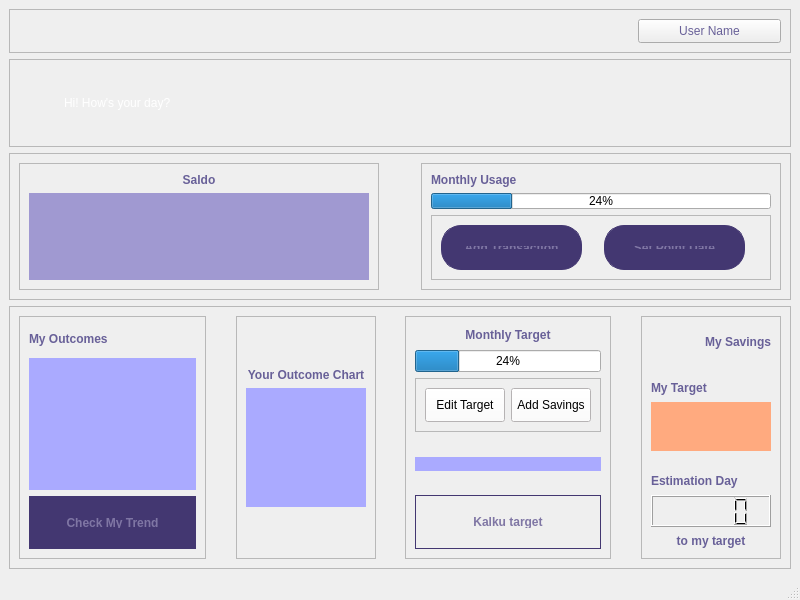
<?xml version="1.0" encoding="UTF-8"?>
<ui version="4.0">
 <class>MainWindow</class>
 <widget class="QMainWindow" name="MainWindow">
  <property name="geometry">
   <rect>
    <x>0</x>
    <y>0</y>
    <width>800</width>
    <height>600</height>
   </rect>
  </property>
  <property name="windowTitle">
   <string>MainWindow</string>
  </property>
  <property name="layoutDirection">
   <enum>Qt::LeftToRight</enum>
  </property>
  <widget class="QWidget" name="centralwidget">
   <layout class="QVBoxLayout" name="verticalLayout_7" stretch="1,2,3,6">
    <item>
     <widget class="QFrame" name="frame_8">
      <property name="frameShape">
       <enum>QFrame::StyledPanel</enum>
      </property>
      <property name="frameShadow">
       <enum>QFrame::Raised</enum>
      </property>
      <layout class="QHBoxLayout" name="horizontalLayout_5" stretch="13,3">
       <item>
        <spacer name="horizontalSpacer_7">
         <property name="orientation">
          <enum>Qt::Horizontal</enum>
         </property>
         <property name="sizeHint" stdset="0">
          <size>
           <width>40</width>
           <height>20</height>
          </size>
         </property>
        </spacer>
       </item>
       <item>
        <widget class="QPushButton" name="usernamecik">
         <property name="sizePolicy">
          <sizepolicy hsizetype="Expanding" vsizetype="Expanding">
           <horstretch>0</horstretch>
           <verstretch>0</verstretch>
          </sizepolicy>
         </property>
         <property name="cursor">
          <cursorShape>PointingHandCursor</cursorShape>
         </property>
         <property name="layoutDirection">
          <enum>Qt::RightToLeft</enum>
         </property>
         <property name="styleSheet">
          <string notr="true">font: 10pt &quot;MS Shell Dlg 2&quot;;
color: rgb(104,96,152);</string>
         </property>
         <property name="text">
          <string>User Name</string>
         </property>
        </widget>
       </item>
      </layout>
     </widget>
    </item>
    <item>
     <widget class="QFrame" name="frame">
      <property name="sizePolicy">
       <sizepolicy hsizetype="Expanding" vsizetype="Expanding">
        <horstretch>0</horstretch>
        <verstretch>0</verstretch>
       </sizepolicy>
      </property>
      <property name="frameShape">
       <enum>QFrame::StyledPanel</enum>
      </property>
      <property name="frameShadow">
       <enum>QFrame::Raised</enum>
      </property>
      <layout class="QHBoxLayout" name="horizontalLayout" stretch="1,5,11">
       <item>
        <spacer name="horizontalSpacer_8">
         <property name="orientation">
          <enum>Qt::Horizontal</enum>
         </property>
         <property name="sizeHint" stdset="0">
          <size>
           <width>40</width>
           <height>20</height>
          </size>
         </property>
        </spacer>
       </item>
       <item>
        <widget class="QLabel" name="label">
         <property name="sizePolicy">
          <sizepolicy hsizetype="Expanding" vsizetype="Expanding">
           <horstretch>0</horstretch>
           <verstretch>0</verstretch>
          </sizepolicy>
         </property>
         <property name="styleSheet">
          <string notr="true">font: 16pt &quot;MS Shell Dlg 2&quot;;
color: white;</string>
         </property>
         <property name="text">
          <string>Hi&lt;user&gt;! How's your day?</string>
         </property>
        </widget>
       </item>
       <item>
        <spacer name="horizontalSpacer">
         <property name="orientation">
          <enum>Qt::Horizontal</enum>
         </property>
         <property name="sizeHint" stdset="0">
          <size>
           <width>500</width>
           <height>20</height>
          </size>
         </property>
        </spacer>
       </item>
      </layout>
     </widget>
    </item>
    <item>
     <widget class="QFrame" name="frame_2">
      <property name="sizePolicy">
       <sizepolicy hsizetype="Expanding" vsizetype="Expanding">
        <horstretch>0</horstretch>
        <verstretch>0</verstretch>
       </sizepolicy>
      </property>
      <property name="frameShape">
       <enum>QFrame::StyledPanel</enum>
      </property>
      <property name="frameShadow">
       <enum>QFrame::Raised</enum>
      </property>
      <layout class="QHBoxLayout" name="horizontalLayout_3" stretch="10,1,10">
       <item>
        <widget class="QFrame" name="Saldo">
         <property name="sizePolicy">
          <sizepolicy hsizetype="Expanding" vsizetype="Expanding">
           <horstretch>0</horstretch>
           <verstretch>0</verstretch>
          </sizepolicy>
         </property>
         <property name="frameShape">
          <enum>QFrame::StyledPanel</enum>
         </property>
         <property name="frameShadow">
          <enum>QFrame::Raised</enum>
         </property>
         <layout class="QVBoxLayout" name="verticalLayout" stretch="1,6">
          <item>
           <widget class="QLabel" name="judulsaldo">
            <property name="styleSheet">
             <string notr="true">font: 16pt &quot;MS Shell Dlg 2&quot;;
color: rgb(104,96,152);
font-weight: bold;
</string>
            </property>
            <property name="text">
             <string>Saldo</string>
            </property>
            <property name="alignment">
             <set>Qt::AlignCenter</set>
            </property>
           </widget>
          </item>
          <item>
           <widget class="QLabel" name="saldonum">
            <property name="sizePolicy">
             <sizepolicy hsizetype="Expanding" vsizetype="Expanding">
              <horstretch>0</horstretch>
              <verstretch>0</verstretch>
             </sizepolicy>
            </property>
            <property name="styleSheet">
             <string notr="true">background-color: rgb(160, 153, 209);
font: 75 8pt &quot;Artifakt Element&quot;;
border: 1px solid rgb(160, 153, 209);
border-radius: 50px;
color: white;</string>
            </property>
            <property name="text">
             <string/>
            </property>
           </widget>
          </item>
         </layout>
        </widget>
       </item>
       <item>
        <spacer name="horizontalSpacer_3">
         <property name="orientation">
          <enum>Qt::Horizontal</enum>
         </property>
         <property name="sizeHint" stdset="0">
          <size>
           <width>40</width>
           <height>20</height>
          </size>
         </property>
        </spacer>
       </item>
       <item>
        <widget class="QFrame" name="monthlyusage">
         <property name="sizePolicy">
          <sizepolicy hsizetype="Expanding" vsizetype="Expanding">
           <horstretch>0</horstretch>
           <verstretch>0</verstretch>
          </sizepolicy>
         </property>
         <property name="frameShape">
          <enum>QFrame::StyledPanel</enum>
         </property>
         <property name="frameShadow">
          <enum>QFrame::Raised</enum>
         </property>
         <layout class="QVBoxLayout" name="verticalLayout_2" stretch="2,2,2">
          <item>
           <widget class="QLabel" name="label_3">
            <property name="sizePolicy">
             <sizepolicy hsizetype="Expanding" vsizetype="Expanding">
              <horstretch>0</horstretch>
              <verstretch>0</verstretch>
             </sizepolicy>
            </property>
            <property name="styleSheet">
             <string notr="true">font: 16pt &quot;MS Shell Dlg 2&quot;;
color: rgb(104,96,152);
font-weight: bold;
</string>
            </property>
            <property name="text">
             <string>Monthly Usage</string>
            </property>
           </widget>
          </item>
          <item>
           <widget class="QProgressBar" name="monthlyusagebar">
            <property name="sizePolicy">
             <sizepolicy hsizetype="Expanding" vsizetype="Expanding">
              <horstretch>0</horstretch>
              <verstretch>0</verstretch>
             </sizepolicy>
            </property>
            <property name="value">
             <number>24</number>
            </property>
           </widget>
          </item>
          <item>
           <widget class="QFrame" name="transactions">
            <property name="sizePolicy">
             <sizepolicy hsizetype="Expanding" vsizetype="Expanding">
              <horstretch>0</horstretch>
              <verstretch>0</verstretch>
             </sizepolicy>
            </property>
            <property name="frameShape">
             <enum>QFrame::StyledPanel</enum>
            </property>
            <property name="frameShadow">
             <enum>QFrame::Raised</enum>
            </property>
            <layout class="QHBoxLayout" name="horizontalLayout_2" stretch="9,1,9,1">
             <item>
              <widget class="QPushButton" name="addtransaction">
               <property name="sizePolicy">
                <sizepolicy hsizetype="Expanding" vsizetype="Expanding">
                 <horstretch>0</horstretch>
                 <verstretch>0</verstretch>
                </sizepolicy>
               </property>
               <property name="cursor">
                <cursorShape>PointingHandCursor</cursorShape>
               </property>
               <property name="styleSheet">
                <string notr="true">background-color: rgb(67, 55, 113);
font: 7pt &quot;MS Shell Dlg 2&quot;;
color: rgb(127, 118, 164);
border: 1px solid rgb(67, 55, 113);
border-radius: 20px;
padding: 20px;
height: 3px;
font-weight: bold;</string>
               </property>
               <property name="text">
                <string>Add Transaction</string>
               </property>
              </widget>
             </item>
             <item>
              <spacer name="horizontalSpacer_2">
               <property name="orientation">
                <enum>Qt::Horizontal</enum>
               </property>
               <property name="sizeHint" stdset="0">
                <size>
                 <width>40</width>
                 <height>20</height>
                </size>
               </property>
              </spacer>
             </item>
             <item>
              <widget class="QPushButton" name="setpoint">
               <property name="sizePolicy">
                <sizepolicy hsizetype="Expanding" vsizetype="Expanding">
                 <horstretch>0</horstretch>
                 <verstretch>0</verstretch>
                </sizepolicy>
               </property>
               <property name="cursor">
                <cursorShape>PointingHandCursor</cursorShape>
               </property>
               <property name="styleSheet">
                <string notr="true">background-color: rgb(67, 55, 113);
font: 7pt &quot;MS Shell Dlg 2&quot;;
color: rgb(127, 118, 164);
border: 1px solid rgb(67, 55, 113);
border-radius: 20px;
padding: 20px;
height: 3px;
font-weight: bold;</string>
               </property>
               <property name="text">
                <string>Set Point Date</string>
               </property>
              </widget>
             </item>
             <item>
              <spacer name="horizontalSpacer_9">
               <property name="orientation">
                <enum>Qt::Horizontal</enum>
               </property>
               <property name="sizeHint" stdset="0">
                <size>
                 <width>40</width>
                 <height>20</height>
                </size>
               </property>
              </spacer>
             </item>
            </layout>
           </widget>
          </item>
         </layout>
        </widget>
       </item>
      </layout>
     </widget>
    </item>
    <item>
     <widget class="QFrame" name="frame_3">
      <property name="sizePolicy">
       <sizepolicy hsizetype="Expanding" vsizetype="Expanding">
        <horstretch>0</horstretch>
        <verstretch>0</verstretch>
       </sizepolicy>
      </property>
      <property name="frameShape">
       <enum>QFrame::StyledPanel</enum>
      </property>
      <property name="frameShadow">
       <enum>QFrame::Raised</enum>
      </property>
      <layout class="QHBoxLayout" name="horizontalLayout_4" stretch="8,1,6,1,6,1,6">
       <item>
        <widget class="QFrame" name="frame_5">
         <property name="frameShape">
          <enum>QFrame::StyledPanel</enum>
         </property>
         <property name="frameShadow">
          <enum>QFrame::Raised</enum>
         </property>
         <layout class="QVBoxLayout" name="verticalLayout_3" stretch="1,5,2">
          <item>
           <widget class="QLabel" name="label_4">
            <property name="sizePolicy">
             <sizepolicy hsizetype="Expanding" vsizetype="Expanding">
              <horstretch>0</horstretch>
              <verstretch>0</verstretch>
             </sizepolicy>
            </property>
            <property name="styleSheet">
             <string notr="true">font: 16pt &quot;MS Shell Dlg 2&quot;;
color: rgb(104,96,152);
font-weight: bold;
</string>
            </property>
            <property name="text">
             <string>My Outcomes</string>
            </property>
           </widget>
          </item>
          <item>
           <widget class="QWidget" name="trendchart" native="true">
            <property name="sizePolicy">
             <sizepolicy hsizetype="Expanding" vsizetype="Expanding">
              <horstretch>0</horstretch>
              <verstretch>0</verstretch>
             </sizepolicy>
            </property>
            <property name="styleSheet">
             <string notr="true">background-color: rgb(170, 170, 255);</string>
            </property>
           </widget>
          </item>
          <item>
           <widget class="QPushButton" name="cektrend">
            <property name="sizePolicy">
             <sizepolicy hsizetype="Expanding" vsizetype="Expanding">
              <horstretch>0</horstretch>
              <verstretch>0</verstretch>
             </sizepolicy>
            </property>
            <property name="cursor">
             <cursorShape>PointingHandCursor</cursorShape>
            </property>
            <property name="styleSheet">
             <string notr="true">background-color: rgb(67, 55, 113);
font: 12pt &quot;MS Shell Dlg 2&quot;;
color: rgb(127, 118, 164);
border: 1px solid rgb(67, 55, 113);
border-radius: 50px;
padding: 20px;
height: 5px;
font-weight: bold;
</string>
            </property>
            <property name="text">
             <string>Check My Trend</string>
            </property>
           </widget>
          </item>
         </layout>
        </widget>
       </item>
       <item>
        <spacer name="horizontalSpacer_4">
         <property name="orientation">
          <enum>Qt::Horizontal</enum>
         </property>
         <property name="sizeHint" stdset="0">
          <size>
           <width>40</width>
           <height>20</height>
          </size>
         </property>
        </spacer>
       </item>
       <item>
        <widget class="QFrame" name="frame_4">
         <property name="frameShape">
          <enum>QFrame::StyledPanel</enum>
         </property>
         <property name="frameShadow">
          <enum>QFrame::Raised</enum>
         </property>
         <layout class="QVBoxLayout" name="verticalLayout_4" stretch="7,1,20,7">
          <item>
           <spacer name="verticalSpacer_2">
            <property name="orientation">
             <enum>Qt::Vertical</enum>
            </property>
            <property name="sizeHint" stdset="0">
             <size>
              <width>20</width>
              <height>40</height>
             </size>
            </property>
           </spacer>
          </item>
          <item>
           <widget class="QLabel" name="label_10">
            <property name="sizePolicy">
             <sizepolicy hsizetype="Expanding" vsizetype="Expanding">
              <horstretch>0</horstretch>
              <verstretch>0</verstretch>
             </sizepolicy>
            </property>
            <property name="styleSheet">
             <string notr="true">font: 10pt &quot;MS Shell Dlg 2&quot;;
color: rgb(104,96,152);
font-weight: bold;

</string>
            </property>
            <property name="text">
             <string>Your Outcome Chart</string>
            </property>
            <property name="alignment">
             <set>Qt::AlignCenter</set>
            </property>
           </widget>
          </item>
          <item>
           <widget class="QLabel" name="piechart">
            <property name="sizePolicy">
             <sizepolicy hsizetype="Expanding" vsizetype="Expanding">
              <horstretch>0</horstretch>
              <verstretch>0</verstretch>
             </sizepolicy>
            </property>
            <property name="styleSheet">
             <string notr="true">background-color: rgb(170, 170, 255);</string>
            </property>
            <property name="text">
             <string/>
            </property>
           </widget>
          </item>
          <item>
           <spacer name="verticalSpacer">
            <property name="orientation">
             <enum>Qt::Vertical</enum>
            </property>
            <property name="sizeHint" stdset="0">
             <size>
              <width>20</width>
              <height>2</height>
             </size>
            </property>
           </spacer>
          </item>
         </layout>
        </widget>
       </item>
       <item>
        <spacer name="horizontalSpacer_5">
         <property name="orientation">
          <enum>Qt::Horizontal</enum>
         </property>
         <property name="sizeHint" stdset="0">
          <size>
           <width>40</width>
           <height>20</height>
          </size>
         </property>
        </spacer>
       </item>
       <item>
        <widget class="QFrame" name="frame_6">
         <property name="frameShape">
          <enum>QFrame::StyledPanel</enum>
         </property>
         <property name="frameShadow">
          <enum>QFrame::Raised</enum>
         </property>
         <layout class="QVBoxLayout" name="verticalLayout_5" stretch="1,0,3,1,0,1,3">
          <item>
           <widget class="QLabel" name="label_11">
            <property name="sizePolicy">
             <sizepolicy hsizetype="Expanding" vsizetype="Expanding">
              <horstretch>0</horstretch>
              <verstretch>0</verstretch>
             </sizepolicy>
            </property>
            <property name="styleSheet">
             <string notr="true">font: 10pt &quot;MS Shell Dlg 2&quot;;
color: rgb(104,96,152);
font-weight: bold;</string>
            </property>
            <property name="text">
             <string>Monthly Target</string>
            </property>
            <property name="alignment">
             <set>Qt::AlignCenter</set>
            </property>
           </widget>
          </item>
          <item>
           <widget class="QProgressBar" name="targetsavings">
            <property name="sizePolicy">
             <sizepolicy hsizetype="Expanding" vsizetype="Expanding">
              <horstretch>0</horstretch>
              <verstretch>0</verstretch>
             </sizepolicy>
            </property>
            <property name="value">
             <number>24</number>
            </property>
           </widget>
          </item>
          <item>
           <widget class="QFrame" name="frame_9">
            <property name="sizePolicy">
             <sizepolicy hsizetype="Expanding" vsizetype="Expanding">
              <horstretch>0</horstretch>
              <verstretch>0</verstretch>
             </sizepolicy>
            </property>
            <property name="frameShape">
             <enum>QFrame::StyledPanel</enum>
            </property>
            <property name="frameShadow">
             <enum>QFrame::Raised</enum>
            </property>
            <layout class="QHBoxLayout" name="horizontalLayout_6" stretch="9,1,9">
             <item>
              <widget class="QPushButton" name="edittargetm">
               <property name="sizePolicy">
                <sizepolicy hsizetype="Expanding" vsizetype="Expanding">
                 <horstretch>0</horstretch>
                 <verstretch>0</verstretch>
                </sizepolicy>
               </property>
               <property name="styleSheet">
                <string notr="true">background-color: rgb(255, 251, 252);</string>
               </property>
               <property name="text">
                <string>Edit Target</string>
               </property>
              </widget>
             </item>
             <item>
              <spacer name="horizontalSpacer_10">
               <property name="orientation">
                <enum>Qt::Horizontal</enum>
               </property>
               <property name="sizeHint" stdset="0">
                <size>
                 <width>40</width>
                 <height>20</height>
                </size>
               </property>
              </spacer>
             </item>
             <item>
              <widget class="QPushButton" name="addsavings">
               <property name="sizePolicy">
                <sizepolicy hsizetype="Expanding" vsizetype="Expanding">
                 <horstretch>0</horstretch>
                 <verstretch>0</verstretch>
                </sizepolicy>
               </property>
               <property name="styleSheet">
                <string notr="true">background-color: rgb(255, 251, 252);</string>
               </property>
               <property name="text">
                <string>Add Savings</string>
               </property>
              </widget>
             </item>
            </layout>
           </widget>
          </item>
          <item>
           <spacer name="verticalSpacer_3">
            <property name="orientation">
             <enum>Qt::Vertical</enum>
            </property>
            <property name="sizeHint" stdset="0">
             <size>
              <width>20</width>
              <height>9</height>
             </size>
            </property>
           </spacer>
          </item>
          <item>
           <widget class="QLabel" name="monthlytarget">
            <property name="sizePolicy">
             <sizepolicy hsizetype="Expanding" vsizetype="Expanding">
              <horstretch>0</horstretch>
              <verstretch>0</verstretch>
             </sizepolicy>
            </property>
            <property name="styleSheet">
             <string notr="true">background-color: rgb(170, 170, 255);</string>
            </property>
            <property name="text">
             <string/>
            </property>
           </widget>
          </item>
          <item>
           <spacer name="verticalSpacer_4">
            <property name="orientation">
             <enum>Qt::Vertical</enum>
            </property>
            <property name="sizeHint" stdset="0">
             <size>
              <width>20</width>
              <height>8</height>
             </size>
            </property>
           </spacer>
          </item>
          <item>
           <widget class="QPushButton" name="kalkutarget">
            <property name="sizePolicy">
             <sizepolicy hsizetype="Expanding" vsizetype="Expanding">
              <horstretch>0</horstretch>
              <verstretch>0</verstretch>
             </sizepolicy>
            </property>
            <property name="cursor">
             <cursorShape>PointingHandCursor</cursorShape>
            </property>
            <property name="styleSheet">
             <string notr="true">background: qlineargradient(
        spread:pad,
        x1:0, y1:0,
        x2:1, y2:1,
        stop:0   #eceef0,  
        stop:0.33 #d1daea,  
        stop:0.66 #dcdae6,  
        stop:1   #cec6d9    
    );
font: 10pt &quot;MS Shell Dlg 2&quot;;
color: rgb(127, 118, 164);
border: 1px solid rgb(67, 55, 113);
border-radius: 40px;
padding: 20px;
height: 5px;
font-weight: bold;</string>
            </property>
            <property name="text">
             <string>Kalku target</string>
            </property>
           </widget>
          </item>
         </layout>
        </widget>
       </item>
       <item>
        <spacer name="horizontalSpacer_6">
         <property name="orientation">
          <enum>Qt::Horizontal</enum>
         </property>
         <property name="sizeHint" stdset="0">
          <size>
           <width>40</width>
           <height>20</height>
          </size>
         </property>
        </spacer>
       </item>
       <item>
        <widget class="QFrame" name="frame_7">
         <property name="frameShape">
          <enum>QFrame::StyledPanel</enum>
         </property>
         <property name="frameShadow">
          <enum>QFrame::Raised</enum>
         </property>
         <layout class="QVBoxLayout" name="verticalLayout_6" stretch="2,1,1,3,1,1,2,1">
          <item>
           <widget class="QLabel" name="label_5">
            <property name="sizePolicy">
             <sizepolicy hsizetype="Expanding" vsizetype="Expanding">
              <horstretch>0</horstretch>
              <verstretch>0</verstretch>
             </sizepolicy>
            </property>
            <property name="layoutDirection">
             <enum>Qt::LeftToRight</enum>
            </property>
            <property name="styleSheet">
             <string notr="true">font: 16pt &quot;MS Shell Dlg 2&quot;;
color: rgb(104,96,152);
font-weight: bold;
</string>
            </property>
            <property name="text">
             <string>My Savings</string>
            </property>
            <property name="alignment">
             <set>Qt::AlignRight|Qt::AlignTrailing|Qt::AlignVCenter</set>
            </property>
           </widget>
          </item>
          <item>
           <spacer name="verticalSpacer_5">
            <property name="orientation">
             <enum>Qt::Vertical</enum>
            </property>
            <property name="sizeHint" stdset="0">
             <size>
              <width>20</width>
              <height>40</height>
             </size>
            </property>
           </spacer>
          </item>
          <item>
           <widget class="QLabel" name="label_6">
            <property name="sizePolicy">
             <sizepolicy hsizetype="Expanding" vsizetype="Expanding">
              <horstretch>0</horstretch>
              <verstretch>0</verstretch>
             </sizepolicy>
            </property>
            <property name="styleSheet">
             <string notr="true">font: 10pt &quot;MS Shell Dlg 2&quot;;
color: rgb(104,96,152);
font-weight: bold;</string>
            </property>
            <property name="text">
             <string>My Target</string>
            </property>
           </widget>
          </item>
          <item>
           <widget class="QWidget" name="namatarget" native="true">
            <property name="sizePolicy">
             <sizepolicy hsizetype="Expanding" vsizetype="Expanding">
              <horstretch>0</horstretch>
              <verstretch>0</verstretch>
             </sizepolicy>
            </property>
            <property name="styleSheet">
             <string notr="true">background-color: rgb(255, 170, 127);
</string>
            </property>
           </widget>
          </item>
          <item>
           <spacer name="verticalSpacer_6">
            <property name="orientation">
             <enum>Qt::Vertical</enum>
            </property>
            <property name="sizeHint" stdset="0">
             <size>
              <width>20</width>
              <height>40</height>
             </size>
            </property>
           </spacer>
          </item>
          <item>
           <widget class="QLabel" name="label_7">
            <property name="sizePolicy">
             <sizepolicy hsizetype="Preferred" vsizetype="Expanding">
              <horstretch>0</horstretch>
              <verstretch>0</verstretch>
             </sizepolicy>
            </property>
            <property name="styleSheet">
             <string notr="true">font: 10pt &quot;MS Shell Dlg 2&quot;;
color: rgb(104,96,152);
font-weight: bold;</string>
            </property>
            <property name="text">
             <string>Estimation Day</string>
            </property>
           </widget>
          </item>
          <item>
           <widget class="QLCDNumber" name="estday">
            <property name="sizePolicy">
             <sizepolicy hsizetype="Expanding" vsizetype="Expanding">
              <horstretch>0</horstretch>
              <verstretch>0</verstretch>
             </sizepolicy>
            </property>
           </widget>
          </item>
          <item>
           <widget class="QLabel" name="label_8">
            <property name="sizePolicy">
             <sizepolicy hsizetype="Expanding" vsizetype="Expanding">
              <horstretch>0</horstretch>
              <verstretch>0</verstretch>
             </sizepolicy>
            </property>
            <property name="styleSheet">
             <string notr="true">font: 10pt &quot;MS Shell Dlg 2&quot;;
color: rgb(104,96,152);
font-weight: bold;</string>
            </property>
            <property name="text">
             <string>to my target</string>
            </property>
            <property name="alignment">
             <set>Qt::AlignCenter</set>
            </property>
           </widget>
          </item>
         </layout>
        </widget>
       </item>
      </layout>
     </widget>
    </item>
   </layout>
  </widget>
  <widget class="QMenuBar" name="menubar">
   <property name="geometry">
    <rect>
     <x>0</x>
     <y>0</y>
     <width>800</width>
     <height>18</height>
    </rect>
   </property>
  </widget>
  <widget class="QStatusBar" name="statusbar"/>
 </widget>
 <resources>
  <include location="../modules/resources.qrc"/>
 </resources>
 <connections/>
</ui>
